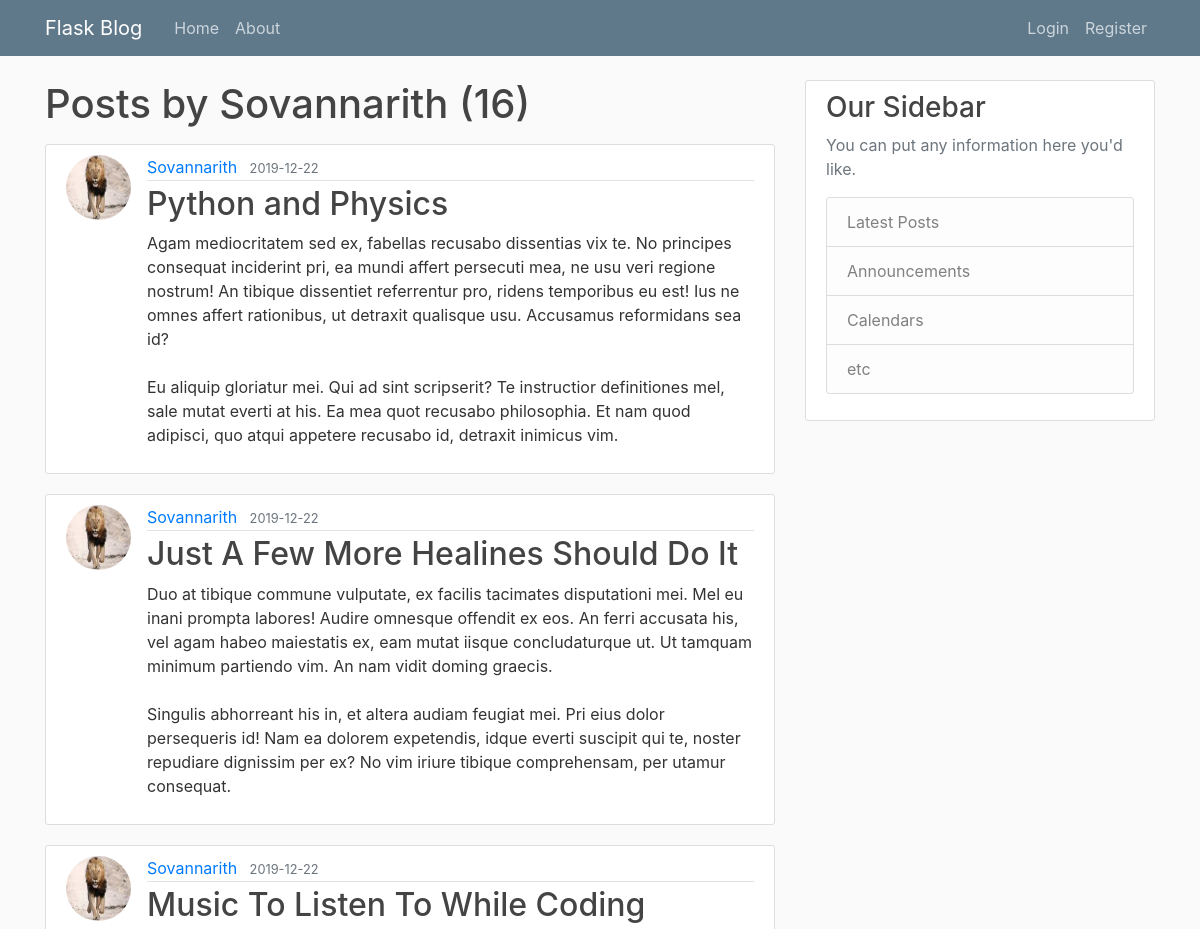
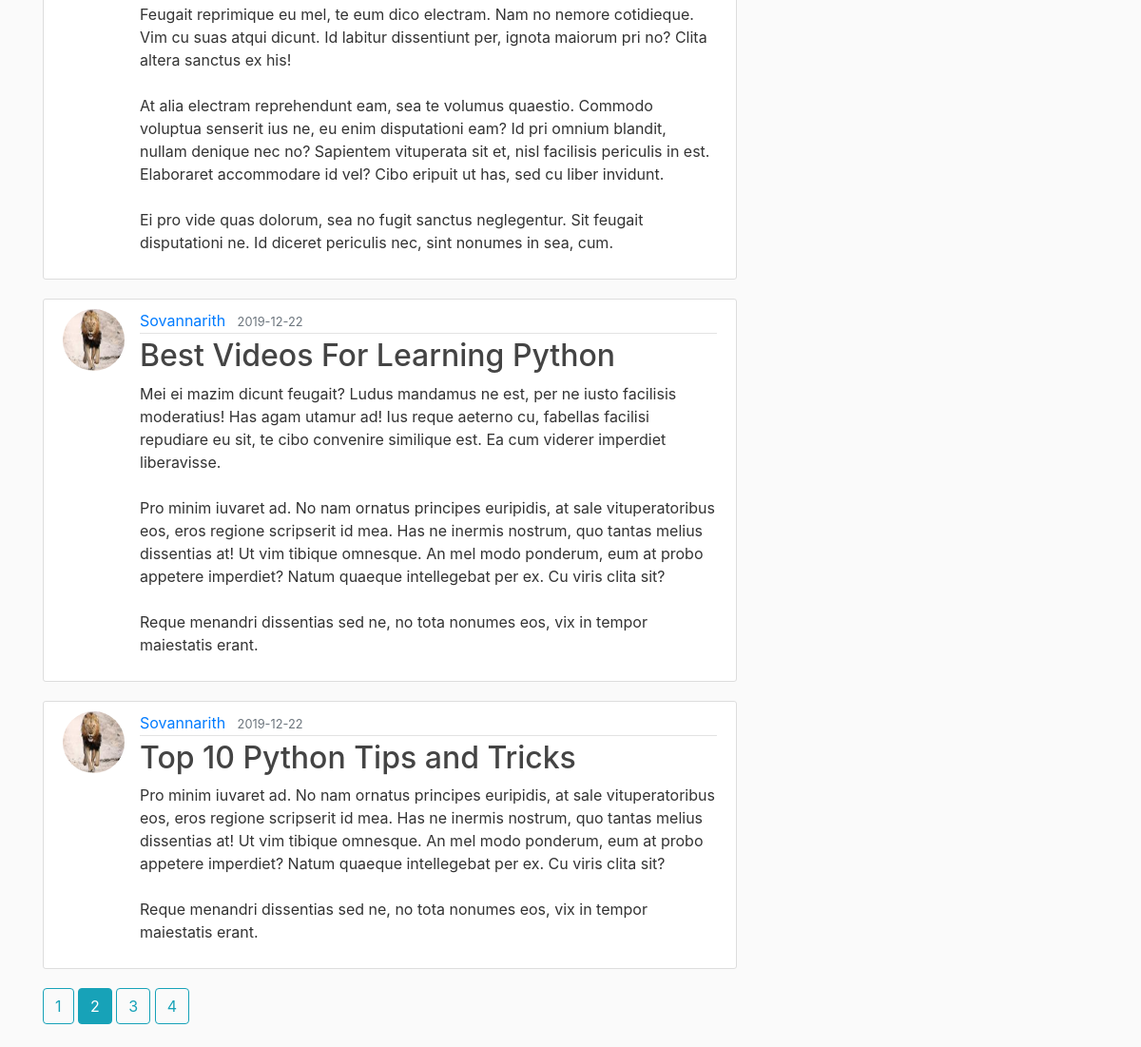
Screenshot of /user/Sovannarith?page=2 with the database file from the repository (2 pictures, top to bottom).
### flaskblog/models.py (models this page shows, shortened)
class User(db.Model, UserMixin):
    id = db.Column(db.Integer, primary_key=True) # each of the user need to have the unique id and primary_key will provide each every user with the unique id
    username = db.Column(db.String(20), unique=True, nullable=False)
    email = db.Column(db.String(120), unique=True, nullable=False)
    image_file = db.Column(db.String(20), nullable=False, default='default.jpg') #profile of the user
    password = db.Column(db.String(60), nullable=False)
    posts = db.relationship('Post', backref='author', lazy=True) #create the relationship between Post and User model.

class Post(db.Model):
    id = db.Column(db.Integer, primary_key=True)
    title = db.Column(db.String(100), nullable=False)
    date_posted = db.Column(db.DateTime, nullable=False, default=datetime.utcnow)
    content = db.Column(db.Text, nullable=False)
    user_id = db.Column(db.Integer, db.ForeignKey('user.id'), nullable=False) # Use to specify the user in the post model

### flaskblog/users/routes.py (the view)
@users.route("/user/<string:username>")
def user_posts(username):
    page = request.args.get('page', 1, type=int)
    user = User.query.filter_by(username=username).first_or_404()
    posts = Post.query.filter_by(author=user)\
        .order_by(Post.date_posted.desc())\
        .paginate(page=page, per_page=5)
    return render_template('user_posts.html', posts=posts, user=user)

### flaskblog/templates/user_posts.html
{% extends "layout.html" %}
{% block content %}
    <h1 class="mb-3">Posts by {{ user.username }} ({{ posts.total }})</h1>
    {% for post in posts.items %}
        <article class="media content-section">
          <img class="rounded-circle article-img" src="{{ url_for('static', filename='profile_pics/' + post.author.image_file) }}">
          <div class="media-body">
            <div class="article-metadata">
              <a class="mr-2" href="{{ url_for('users.user_posts', username=post.author.username) }}">{{ post.author.username }}</a>
              <small class="text-muted">{{ post.date_posted.strftime('%Y-%m-%d') }}</small>
            </div>
            <h2><a class="article-title" href="{{ url_for('posts.post', post_id=post.id) }}">{{ post.title }}</a></h2>
            <p class="article-content">{{ post.content }}</p>
          </div>
        </article>
    {% endfor %}
    {% for page_num in posts.iter_pages(left_edge=1, right_edge=1, left_current=1, right_current=2) %}
      {% if page_num %}
        {% if posts.page == page_num %}
          <a class="btn btn-info mb-4" href="{{ url_for('users.user_posts', username=user.username, page=page_num) }}">{{ page_num }}</a>
        {% else %}
          <a class="btn btn-outline-info mb-4" href="{{ url_for('users.user_posts', username=user.username, page=page_num) }}">{{ page_num }}</a>
        {% endif %}
      {% else %}
        ...
      {% endif %}
    {% endfor %}
{% endblock content %}

### flaskblog/static/main.css (style rules this page uses)
body { background: #fafafa; color: #333333; margin-top: 5rem; }
h1, h2, h3, h4, h5, h6 { color: #444444; }
.content-section { background: #ffffff; padding: 10px 20px; border: 1px solid #dddddd; border-radius: 3px; margin-bottom: 20px; }
.article-title { color: #444444; }
.article-content { white-space: pre-line; }
.article-img { height: 65px; width: 65px; margin-right: 16px; }
.article-metadata { padding-bottom: 1px; margin-bottom: 4px; border-bottom: 1px solid #e3e3e3 }

### rows the page displays
User: username "Sovannarith"
Post: image_file (picture), author.username "Sovannarith", date_posted "2019-12-22", title "Python and Physics", content "Agam mediocritatem sed ex, fabellas recusabo dissentias vix te. No principes consequat inciderint pri, ea mundi affert persecuti mea, ne usu veri regione nostrum! An tibique dissentiet referrentur pro, ridens temporibus eu est! Ius ne omnes affert rationibus, ut detraxit qualisque usu. Accusamus reformidans sea id? Eu aliquip gloriatur mei. Qui ad sint scripserit? Te instructior definitiones mel, sale mutat everti at his. Ea mea quot recusabo philosophia. Et nam quod adipisci, quo atqui appetere recusabo id, detraxit inimicus vim."
Post: image_file (picture), author.username "Sovannarith", date_posted "2019-12-22", title "Just A Few More Healines Should Do It", content "Duo at tibique commune vulputate, ex facilis tacimates disputationi mei. Mel eu inani prompta labores! Audire omnesque offendit ex eos. An ferri accusata his, vel agam habeo maiestatis ex, eam mutat iisque concludaturque ut. Ut tamquam minimum partiendo vim. An nam vidit doming graecis. Singulis abhorreant his in, et altera audiam feugiat mei. Pri eius dolor persequeris id! Nam ea dolorem expetendis, idque everti suscipit qui te, noster repudiare dignissim per ex? No vim iriure tibique comprehensam, per utamur consequat."
Post: image_file (picture), author.username "Sovannarith", date_posted "2019-12-22", title "Music To Listen To While Coding", content "Feugait reprimique eu mel, te eum dico electram. Nam no nemore cotidieque. Vim cu suas atqui dicunt. Id labitur dissentiunt per, ignota maiorum pri no? Clita altera sanctus ex his! At alia electram reprehendunt eam, sea te volumus quaestio. Commodo voluptua senserit ius ne, eu enim disputationi eam? Id pri omnium blandit, nullam denique nec no? Sapientem vituperata sit et, nisl facilisis periculis in est. Elaboraret accommodare id vel? Cibo eripuit ut has, sed cu liber invidunt. Ei pro vide quas dolorum, sea no fugit sanctus neglegentur. Sit feugait disputationi ne. Id diceret periculis nec, sint nonumes in sea, cum."
Post: image_file (picture), author.username "Sovannarith", date_posted "2019-12-22", title "Best Videos For Learning Python", content "Mei ei mazim dicunt feugait? Ludus mandamus ne est, per ne iusto facilisis moderatius! Has agam utamur ad! Ius reque aeterno cu, fabellas facilisi repudiare eu sit, te cibo convenire similique est. Ea cum viderer imperdiet liberavisse. Pro minim iuvaret ad. No nam ornatus principes euripidis, at sale vituperatoribus eos, eros regione scripserit id mea. Has ne inermis nostrum, quo tantas melius dissentias at! Ut vim tibique omnesque. An mel modo ponderum, eum at probo appetere imperdiet? Natum quaeque intellegebat per ex. Cu viris clita sit? Reque menandri dissentias sed ne, no tota nonumes eos, vix in tempor maiestatis erant."
Post: image_file (picture), author.username "Sovannarith", date_posted "2019-12-22", title "Top 10 Python Tips and Tricks", content "Pro minim iuvaret ad. No nam ornatus principes euripidis, at sale vituperatoribus eos, eros regione scripserit id mea. Has ne inermis nostrum, quo tantas melius dissentias at! Ut vim tibique omnesque. An mel modo ponderum, eum at probo appetere imperdiet? Natum quaeque intellegebat per ex. Cu viris clita sit? Reque menandri dissentias sed ne, no tota nonumes eos, vix in tempor maiestatis erant."

### other values shown
{{ posts.total }} "16"
{{ page_num }} "1" "3" "4"
{{ page_num }} "2"
